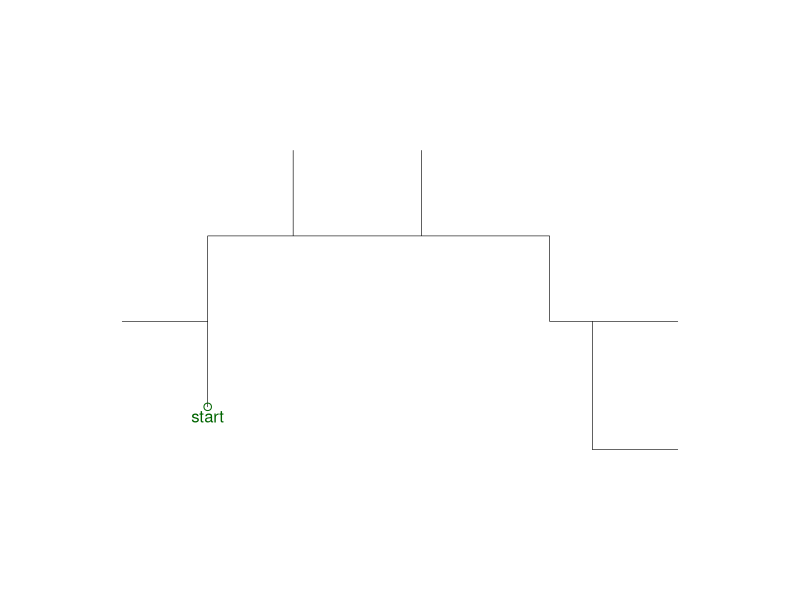
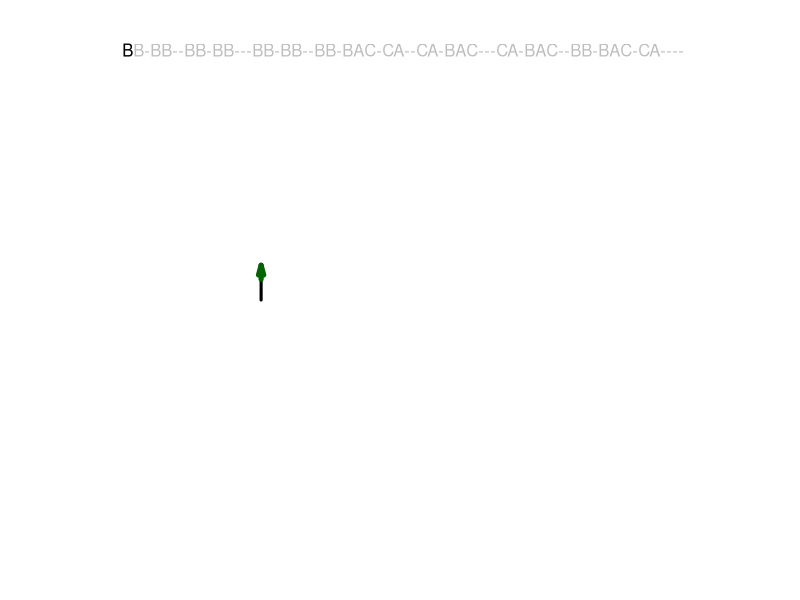
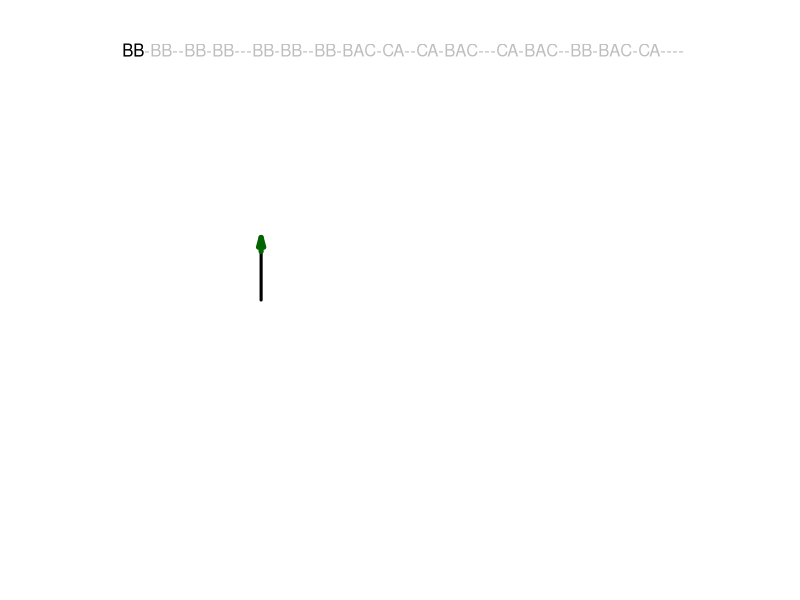
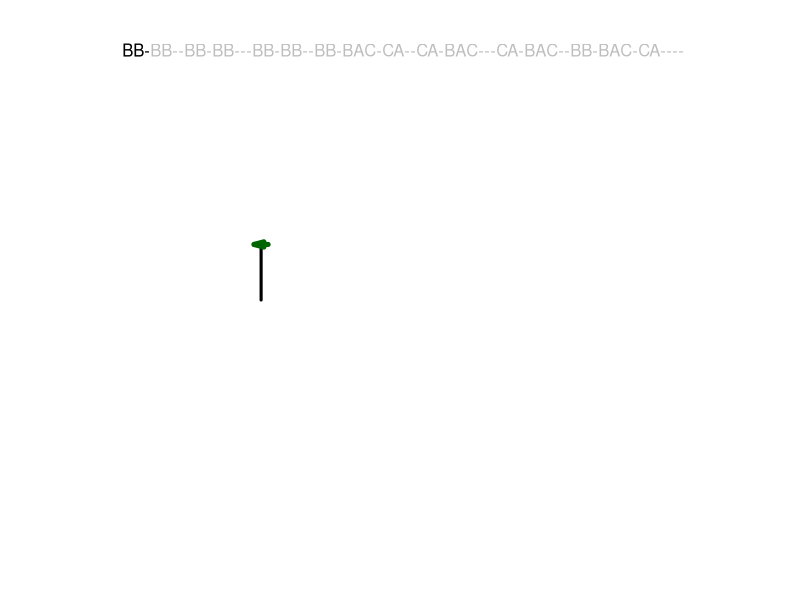
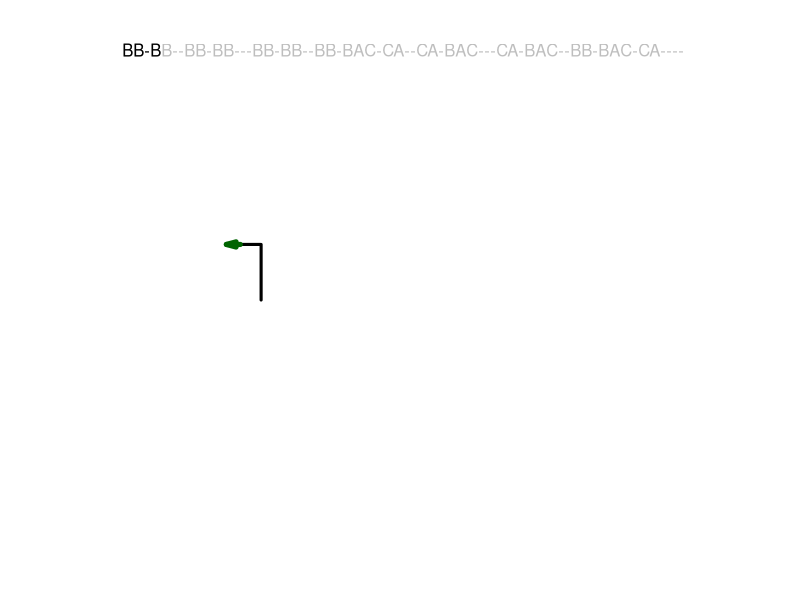
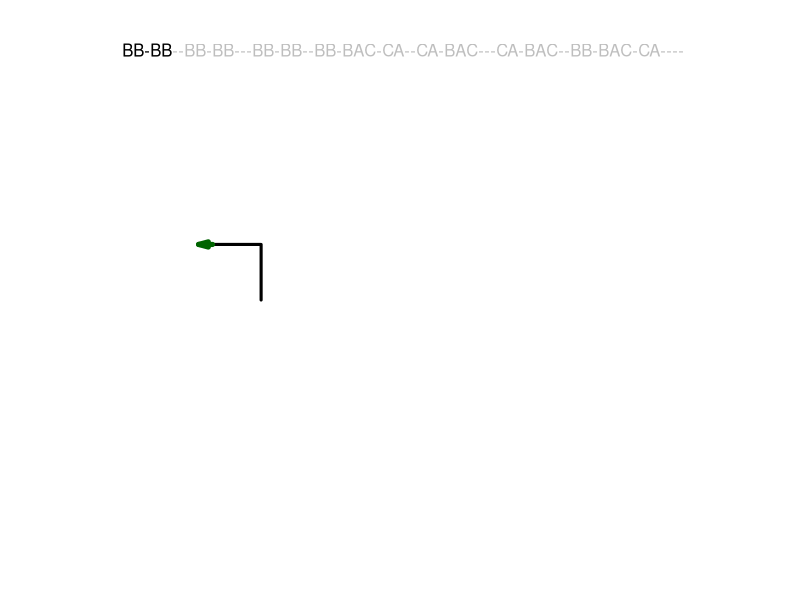
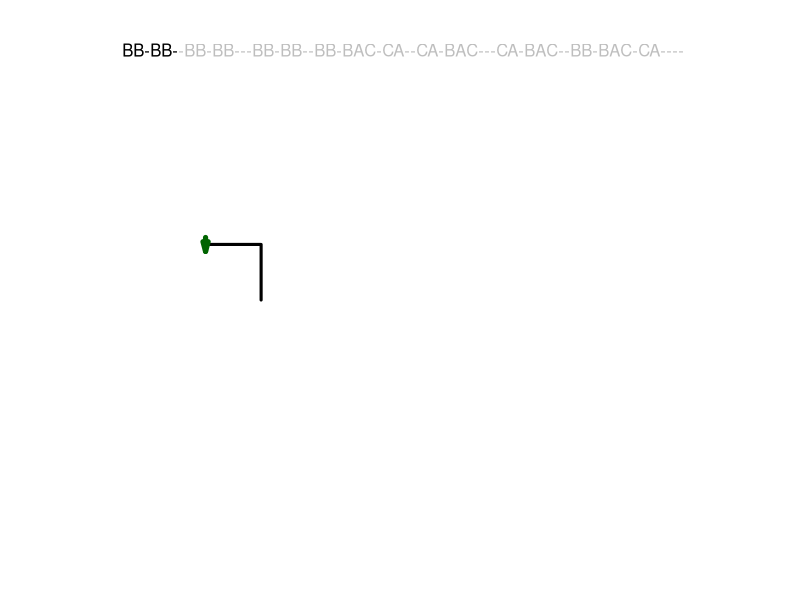
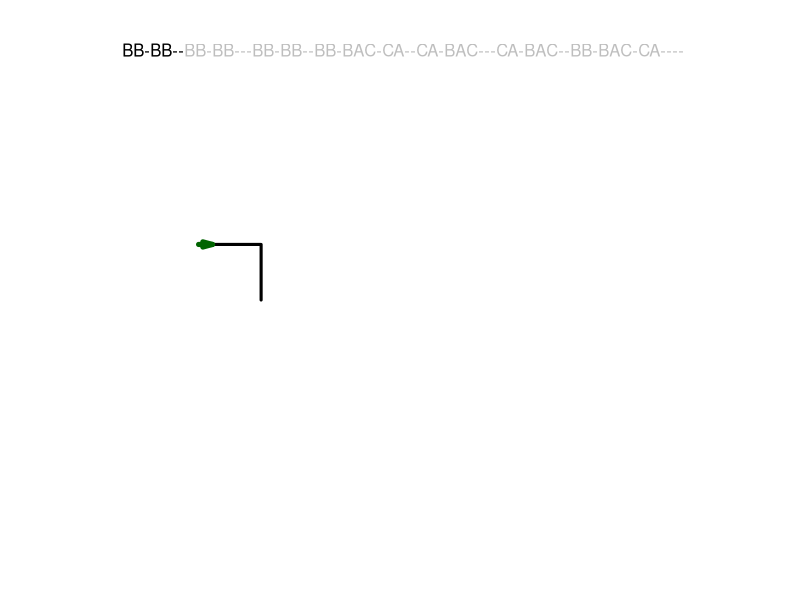

Generate these figures, in order, with R: (Note: this script raises an error after producing the figures.)
## ---- chunk 1
getstr = function(start="A",
                  rules=list("A"="A[+A][-A]b","b"="[+C][-C]","C"="CC"),
                  n=10){
    st = start
    for(jj in 1:n){
        ss = strsplit(st,"")[[1]]
        s2 = ss
        for(i in names(rules)){
            s2[ss==i] = rules[[i]]
        }
        st = paste0(s2,collapse="")
    }
    return(st)
}

getxyc = function(string="AA+AA+AA+A+A",angle=pi/2,angle_initial=pi/2){
    switch = 1
    d = angle_initial
    x = 0
    y = 0
    dsave = numeric()
    xsave = numeric()
    ysave = numeric()
    chs = strsplit(string,"")[[1]]
    xl = numeric(sum(chs %in% LETTERS)+sum(chs=="]")+1)
    yl = numeric(sum(chs %in% LETTERS)+sum(chs=="]")+1)
    draw = numeric(sum(chs %in% LETTERS)+sum(chs=="]")+1)
    j = 0
    for(i in 1:nchar(string)){
        ch = chs[i]
        cn = as.integer(charToRaw(ch))
        if(cn>=as.integer(charToRaw("A")) && cn<=as.integer(charToRaw("L"))){
            j = j+1
            draw[j+1] = 1
            x = x+cos(d)
            y = y+sin(d)
            xl[j+1] = x
            yl[j+1] = y
        }
        if(cn>=as.integer(charToRaw("M")) && cn<=as.integer(charToRaw("Z"))){
            j = j+1
            draw[j+1] = 0
            x = x+cos(d)
            y = y+sin(d)
            xl[j+1] = x
            yl[j+1] = y
        }
        if(cn==as.integer(charToRaw("["))){
            dsave = c(dsave,d)
            xsave = c(xsave,x)
            ysave = c(ysave,y)
        }
        if(cn==as.integer(charToRaw("]"))){
            j = j+1
            draw[j+1] = 0
            x = xsave[length(xsave)]
            y = ysave[length(ysave)]
            d = dsave[length(dsave)]
            if(length(xsave)>1){
                xsave = xsave[1:(length(xsave)-1)]
                ysave = ysave[1:(length(ysave)-1)]
                dsave = dsave[1:(length(dsave)-1)]
            } else {
                xsave = numeric()
                ysave = numeric()
                dsave = numeric()
            }
            xl[j+1] = x
            yl[j+1] = y
        }
        if(cn==as.integer(charToRaw("-"))){
            d = d+angle*switch
        }
        if(cn==as.integer(charToRaw("+"))){
            d = d-angle*switch
        }
        if(cn==as.integer(charToRaw("."))){
            switch = switch*(-1)
        }
    }
    
    xwid = max(xl)-min(xl)
    ywid = max(yl)-min(yl)
    xmid = (max(xl)+min(xl))/2
    ymid = (max(yl)+min(yl))/2
    wid = max(c(xwid,ywid))
    x2 = (xl-xmid)/wid*2
    y2 = (yl-ymid)/wid*2
    return(list(x2,y2,draw))
}

makeplot = function(xyd,lwd=1,col="blue"){
    x = xyd[[1]]
    y = xyd[[2]]
    d = xyd[[3]]
    plot(0,0,"n",xlim=c(-1,1),ylim=c(-1,1),axes=F,ann=F)
    starts = numeric()
    if(d[1]){
        starts = c(1)
    }
    starts = c(starts,which(diff(d)==1))
    ends = which(diff(d)==-1)
    if(d[length(d)]==1){
        ends = c(ends,length(d))
    }
    for(i in 1:length(starts)){
        lines(x[starts[i]:ends[i]],y[starts[i]:ends[i]],lwd=lwd,col=col)
    }
}

catinfo = function(angle,start,rules,N){
    cat(paste0("Angle = ",angle,"°\n"))
    cat(paste0("Start = ",start))
    cat("\n")
    cat("Rules:")
    cat("\n")
    cat(paste0("  ",names(rules)," > ",rules,collapse="\n"))
    cat(paste0("\nNumber of recursions = ",N))
}
## ---- chunk 2
par(mar=c(0,0,0,0),oma=c(0,0,0,0),pty="s")
angle = 90
N = 4
start_angle = 90
start = "A"
rules = list("A"="BAC-",
             "B"="BB-",
             "C"="CA-")
s = getstr(start,rules,N)
xyc = getxyc(s,angle/180*pi,angle_initial=start_angle/180*pi)
# print(xyc[[3]])
makeplot(xyc,lwd=0.6,col="black")
points(xyc[[1]][1],xyc[[2]][1],col="darkgreen")
text(xyc[[1]][1],xyc[[2]][1],"start",col="darkgreen",adj=c(0.5,1.2))
## ---- chunk 3
xyd = function(string="AA+AA+AA+A+A",angle=pi/2,angle_initial=pi/2){
    switch = 1
    d = angle_initial
    x = 0
    y = 0
    xl = c(x)
    yl = c(y)
    dsave = numeric()
    xsave = numeric()
    ysave = numeric()
    chs = strsplit(string,"")[[1]]
    xl = numeric(sum(chs %in% LETTERS)+sum(chs=="]")+1)
    yl = numeric(sum(chs %in% LETTERS)+sum(chs=="]")+1)
    draw = numeric(sum(chs %in% LETTERS)+sum(chs=="]")+1)
    draw[1]=1
    j = 1
    for(i in 1:nchar(string)){
        ch = chs[i]
        cn = as.integer(charToRaw(ch))
        if(cn>=as.integer(charToRaw("A")) && cn<=as.integer(charToRaw("L"))){
            j = j+1
            draw[j] = 1
            x = x+cos(d)
            y = y+sin(d)
            xl[j] = x
            yl[j] = y
        }
        if(cn>=as.integer(charToRaw("M")) && cn<=as.integer(charToRaw("Z"))){
            j = j+1
            draw[j] = 0
            x = x+cos(d)
            y = y+sin(d)
            xl[j] = x
            yl[j] = y
        }
        if(cn==as.integer(charToRaw("["))){
            dsave = c(dsave,d)
            xsave = c(xsave,x)
            ysave = c(ysave,y)
        }
        if(cn==as.integer(charToRaw("]"))){
            j = j+1
            draw[j] = 0
            x = xsave[length(xsave)]
            y = ysave[length(ysave)]
            d = dsave[length(dsave)]
            if(length(xsave)>1){
                xsave = xsave[1:(length(xsave)-1)]
                ysave = ysave[1:(length(ysave)-1)]
                dsave = dsave[1:(length(dsave)-1)]
            } else {
                xsave = numeric()
                ysave = numeric()
                dsave = numeric()
            }
            xl[j] = x
            yl[j] = y
        }
        if(cn==as.integer(charToRaw("-"))){
            d = d+angle*switch
        }
        if(cn==as.integer(charToRaw("+"))){
            d = d-angle*switch
        }
        if(cn==as.integer(charToRaw("."))){
            switch = switch*(-1)
        }
    }
    return(list(xl,yl,draw,x,y,d,xsave,ysave,dsave))
}
plotit = function(xyd,lwd=1,col="blue"){
    x = xyd[[1]]
    y = xyd[[2]]
    d = xyd[[3]]
    plot(0,0,"n",xlim=c(-5,15),ylim=c(-10,10),axes=F,ann=F)
    starts = numeric()
    if(d[1]){
        starts = c(1)
    }
    starts = c(starts,which(diff(d)==1))
    ends = which(diff(d)==-1)
    if(d[length(d)]==1){
        ends = c(ends,length(d))
    }
    for(i in 1:length(starts)){
        lines(x[starts[i]:ends[i]],y[starts[i]:ends[i]],lwd=lwd,col=col)
    }
}
s = "BB-BB--BB-BB---BB-BB--BB-BAC-CA--CA-BAC---CA-BAC--BB-BAC-CA----"
x = 0
y = 0
d = pi/2
for(i in 1:nchar(s)){
    par(mar=c(0,0,0,0),oma=c(0,0,0,0),pty="s")
    ss = substr(s,1,i)
    xyd1 = xyd(ss,pi/2,angle_initial=pi/2)
    plotit(xyd1,lwd=3,col=rgb(0,0,0))
    text(-5,9,s,adj=c(0,0.5),col="grey",cex=1)
    text(-5,9,ss,adj=c(0,0.5),cex=1)
    x = xyd1[[4]]
    y = xyd1[[5]]
    d = xyd1[[6]]
    xsave = round(xyd1[[7]],1)
    ysave = round(xyd1[[8]],1)
    dsave = xyd1[[9]]
    arrows(x-cos(d)/4,y-sin(d)/4,x+cos(d)/4,y+sin(d)/4,0.1,15,2,col="darkgreen",lwd=5)
    if(length(xsave)>0){
        text(-5,-9,paste0(rev(xsave),collapse="\n"),adj=c(0.5,0),col="red")
        text(0,-9,paste0(rev(ysave),collapse="\n"),adj=c(0.5,0),col="red")
        text(5,-9,paste0(rev(round(dsave/pi*180)),"°",collapse="\n"),adj=c(0.5,0),col="red")
        for(i in 1:length(xsave)){
            xs = xsave[i]
            ys = ysave[i]
            ds = dsave[i]
            arrows(xs-cos(ds)/5,ys-sin(ds)/5,xs+cos(ds)/5,ys+sin(ds)/5,0.1,15,2,col="red",lwd=2)
        }
    }
}
## ---- chunk 4
par(mar=c(0,0,0,0),oma=c(0,0,0,0),pty="s")
angle = 30
N = 7
start_angle = 90
start = "A"
rules = list("A"="A[+A][-A]B",
             "B"="[--B]A")
s = getstr(start,rules,N)
xyc = getxyc(s,angle/180*pi,angle_initial=start_angle/180*pi)
# print(xyc[[3]])
makeplot(xyc,lwd=0.6,col="darkgreen")
## ---- chunk 5
catinfo(angle,start,rules,N)
## ---- chunk 6
par(mar=c(0,0,0,0),oma=c(0,0,0,0),pty="s")
angle = 60
N = 7
start_angle = 0
start = "A"
rules = list("A"="-B+B+B+B+B+B",
             "B"="B[--CCA][-CCA]B",
             "C"="CC")
s = getstr(start,rules,N)
xyc = getxyc(s,angle/180*pi,angle_initial=start_angle/180*pi)
makeplot(xyc,lwd=0.6,col="black")
## ---- chunk 7
catinfo(angle,start,rules,N)
## ---- chunk 8
par(mar=c(0,0,0,0),oma=c(0,0,0,0),pty="s")
start = "A"
rules = list("A"="[----AAB][--AAB][++AAB]AAB",
             "B"="[-C][+C][--C][++C][---C][+++C]",
             "C"="CAB")
angle = 45
start_angle = 0
N = 6
s = getstr(start,rules,N)
xyc = getxyc(s,angle/180*pi,angle_initial=start_angle/180*pi)
makeplot(xyc,lwd=0.6,col="black")
## ---- chunk 9
catinfo(angle,start,rules,N)
## ---- chunk 10
par(mar=c(0,0,0,0),oma=c(0,0,0,0),pty="s")
start = "A"
rules = list("A"="[-AAB][--AAB][+AAB][++AAB]AAB",
             "B"="[-C][+C][--C][++C]CA",
             "C"="CC")
angle = 72
start_angle = 72/4
N = 5
s = getstr(start,rules,N)
xyc = getxyc(s,angle/180*pi,angle_initial=start_angle/180*pi)
makeplot(xyc,lwd=0.6,col="black")
## ---- chunk 11
catinfo(angle,start,rules,N)
## ---- chunk 12
par(mar=c(0,0,0,0),oma=c(0,0,0,0),pty="s")
start = "a"
rules = list("a"="-B+B+B+B+B+B",
             "B"="BB[-CCa]",
             "C"="CC")
angle = 60
start_angle = 0
N = 9
s = getstr(start,rules,N)
xyc = getxyc(s,angle/180*pi,angle_initial=start_angle/180*pi)
makeplot(xyc,lwd=1,col="black")
## ---- chunk 13
catinfo(angle,start,rules,N)
## ---- chunk 14
par(mar=c(0,0,0,0),oma=c(0,0,0,0),pty="s")
start = "A"
rules = list("A"="B+B+B+B+B",
             "B"="[-CCA]BB",
             "C"="CC")
angle = 72
start_angle = 0
N = 9
s = getstr(start,rules,N)
xyc = getxyc(s,angle/180*pi,angle_initial=start_angle/180*pi)
makeplot(xyc,lwd=1,col="black")
## ---- chunk 15
catinfo(angle,start,rules,N)
## ---- chunk 16
par(mar=c(0,0,0,0),oma=c(0,0,0,0),pty="s")
start = "A"
rules = list("A"="+A-B-B[B]",
             "B"="-B+A+A[A]")
angle = 45
start_angle = 0
N = 8
s = getstr(start,rules,N)
xyc = getxyc(s,angle/180*pi,angle_initial=start_angle/180*pi)
makeplot(xyc,lwd=1,col="black")
## ---- chunk 17
catinfo(angle,start,rules,N)
## ---- chunk 18
par(mar=c(0,0,0,0),oma=c(0,0,0,0),pty="s")
start = "A"
rules = list("A"="AA[-A][+A]")
angle = 90
start_angle = 0
N = 8
s = getstr(start,rules,N)
xyc = getxyc(s,angle/180*pi,angle_initial=start_angle/180*pi)
makeplot(xyc,lwd=1,col="black")
## ---- chunk 19
catinfo(angle,start,rules,N)
## ---- chunk 20
par(mar=c(0,0,0,0),oma=c(0,0,0,0),pty="s")
start = "A"
rules = list("A"="AcbcA",
             "b"="[+A][-A][++A][--A][+++A][---A][++++A][----A][+++++A][-----A]",
             "c"="bAb")
angle = 30
start_angle = 0
N = 6
s = getstr(start,rules,N)
xyc = getxyc(s,angle/180*pi,angle_initial=start_angle/180*pi)
makeplot(xyc,lwd=1,col="black")
## ---- chunk 21
catinfo(angle,start,rules,N)
## ---- chunk 22
par(mar=c(0,0,0,0),oma=c(0,0,0,0),pty="s")
start = "AB"
rules = list("A"="B--B",
             "B"="AA+++AA")
angle = 30
start_angle = 0
N = 12
s = getstr(start,rules,N)
xyc = getxyc(s,angle/180*pi,angle_initial=start_angle/180*pi)
makeplot(xyc,lwd=1,col="black")
## ---- chunk 23
catinfo(angle,start,rules,N)
## ---- chunk 24
par(mar=c(0,0,0,0),oma=c(0,0,0,0),pty="s")
start = "x"
rules = list("x"="FFF[+FFF+FFF+FF+FF+F+Fx][-FFF-FFF-FF-FF-F-Fx]Fx",
             "F"="FFx")
angle = 30
start_angle = 90
N = 6
s = getstr(start,rules,N)
xyc = getxyc(s,angle/180*pi,angle_initial=start_angle/180*pi)
makeplot(xyc,lwd=0.3,col="black")
## ---- chunk 25
catinfo(angle,start,rules,N)
## ---- chunk 26
par(mar=c(0,0,0,0),oma=c(0,0,0,0),pty="s")
start = "A"
rules = list("A"="AB",
             "B"="A[++C][--C]",
             "C"="C[+C][-C]A")
angle = 45
start_angle = 90
N = 10
s = getstr(start,rules,N)
xyc = getxyc(s,angle/180*pi,angle_initial=start_angle/180*pi)
makeplot(xyc,lwd=1,col="maroon")
## ---- chunk 27
catinfo(angle,start,rules,N)
## ---- chunk 28
par(mar=c(0,0,0,0),oma=c(0,0,0,0),pty="s")
start = "-x"
rules = list("x"="F+[[x]-x]-F[-Fx]+x",
             "F"="FF")
angle = 25
start_angle = 90
N = 7
s = getstr(start,rules,N)
xyc = getxyc(s,angle/180*pi,angle_initial=start_angle/180*pi)
makeplot(xyc,lwd=1,col=rgb(0.5,0,0.5))
## ---- chunk 29
catinfo(angle,start,rules,N)
## ---- chunk 30
par(mar=c(0,0,0,0),oma=c(0,0,0,0),pty="s")
start = "b"
rules = list("A"="AA",
             "b"="AbA+AbA+AbA")
angle = 90
start_angle = 90
N = 9
s = getstr(start,rules,N)
xyc = getxyc(s,angle/180*pi,angle_initial=start_angle/180*pi)
makeplot(xyc,lwd=1,col=rgb(0,0,0.5))
## ---- chunk 31
catinfo(angle,start,rules,N)
## ---- chunk 32
par(mar=c(0,0,0,0),oma=c(0,0,0,0),pty="s")
start = "A"
rules = list("A"="A+A-A")
angle = 115
start_angle = 90
N = 11
s = getstr(start,rules,N)
xyc = getxyc(s,angle/180*pi,angle_initial=start_angle/180*pi)
makeplot(xyc,lwd=1,col=rgb(0,0,0))
## ---- chunk 33
catinfo(angle,start,rules,N)
## ---- chunk 34
par(mar=c(0,0,0,0),oma=c(0,0,0,0),pty="s")
start = "A"
rules = list("A"="A[+AA][-AA]B",
             "B"="ABA")
angle = 90
start_angle = -90
N = 7
s = getstr(start,rules,N)
xyc = getxyc(s,angle/180*pi,angle_initial=start_angle/180*pi)
makeplot(xyc,lwd=1,col=rgb(0,0,0))
## ---- chunk 35
catinfo(angle,start,rules,N)
## ---- chunk 36
par(mar=c(0,0,0,0),oma=c(0,0,0,0),pty="s")
start = "x"
rules = list("x"="FFF[+FF+FF+FF+F+Fx][-FF-FF-FF-F-Fx]FFFFFFFFFFFFFFx",
             "F"="FF")
angle = 6
start_angle = 90
N = 8
s = getstr(start,rules,N)
xyc = getxyc(s,angle/180*pi,angle_initial=start_angle/180*pi)
makeplot(xyc,lwd=1,col=rgb(0,0,0))
## ---- chunk 37
catinfo(angle,start,rules,N)
## ---- chunk 38
par(mar=c(0,0,0,0),oma=c(0,0,0,0),pty="s")
start = "A+++A+++.A+++A"
rules = list("A"="A[-A]A")
angle = 60
start_angle = 90
N = 8
s = getstr(start,rules,N)
xyc = getxyc(s,angle/180*pi,angle_initial=start_angle/180*pi)
makeplot(xyc,lwd=1,col=rgb(0,0,0))
## ---- chunk 39
catinfo(angle,start,rules,N)
## ---- chunk 40
par(mar=c(0,0,0,0),oma=c(0,0,0,0),pty="s")
start = "[A][+A][++A][-A][--A]"
rules = list("A"="X[-A][+A]AA",
             "X"="XX")
angle = 72
start_angle = 90
N = 7
s = getstr(start,rules,N)
xyc = getxyc(s,angle/180*pi,angle_initial=start_angle/180*pi)
makeplot(xyc,lwd=1,col=rgb(0,0,0))
## ---- chunk 41
catinfo(angle,start,rules,N)
